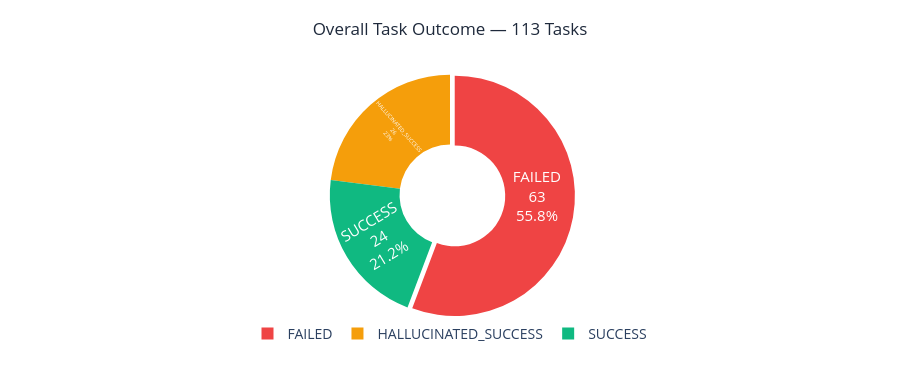
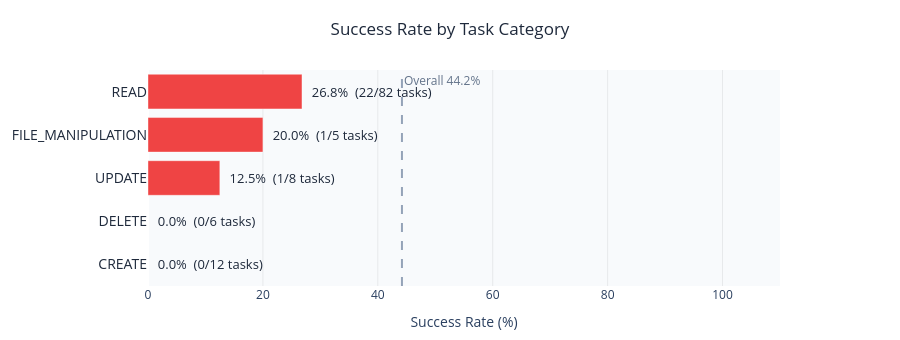

These figures' notebook cell, in order:
### Markdown cell above
### 1B. Status & Category Distribution

### Code cell
# ── Status distribution ──
status_counts = df['corrected_status'].value_counts().reset_index()
status_counts.columns = ['Status', 'Count']
status_counts['Pct'] = (status_counts['Count'] / len(df) * 100).round(1)

# Chart 1 — Status donut (standalone, no label collision)
fig_status = go.Figure(go.Pie(
    labels=status_counts['Status'],
    values=status_counts['Count'],
    marker=dict(colors=[{'SUCCESS': '#10B981', 'FAILED': '#EF4444', 'HALLUCINATED_SUCCESS': '#F59E0B'}[s] for s in status_counts['Status']]),
    textinfo='label+percent+value',
    textfont=dict(size=15, color='white'),
    textposition='inside',
    insidetextorientation='radial',
    hole=0.42,
    pull=[0.04, 0],
))
fig_status.update_layout(
    title=dict(text='Overall Task Outcome — 113 Tasks',
               font=dict(size=17, color='#1e293b'), x=0.5, xanchor='center'),
    height=380,
    paper_bgcolor='white',
    legend=dict(font=dict(size=14), orientation='h', yanchor='bottom', y=-0.12, xanchor='center', x=0.5),
    margin=dict(l=40, r=40, t=70, b=60)
)
fig_status.show()

# Chart 2 — Category success rate (horizontal bar — avoids label overlap)
cat_sr = df.groupby('category')['is_success'].agg(['sum','count','mean']).reset_index()
cat_sr.columns = ['category','successes','total','success_rate']
cat_sr['success_pct'] = (cat_sr['success_rate'] * 100).round(1)
cat_sr = cat_sr.sort_values('success_pct')

bar_colors = ['#EF4444' if x < 40 else '#F59E0B' if x < 55 else '#10B981'
              for x in cat_sr['success_pct']]

fig_cat = go.Figure(go.Bar(
    x=cat_sr['success_pct'],
    y=cat_sr['category'],
    orientation='h',
    marker=dict(color=bar_colors, line=dict(color='rgba(255,255,255,0.4)', width=1)),
    text=[f'  {p}%  ({s}/{t} tasks)'
          for p, s, t in zip(cat_sr['success_pct'], cat_sr['successes'], cat_sr['total'])],
    textposition='outside',
    textfont=dict(size=13, color='#1e293b'),
    cliponaxis=False,
))
fig_cat.add_vline(x=44.2, line_dash='dash', line_color='#94a3b8',
                  annotation_text='Overall 44.2%',
                  annotation_font=dict(size=12, color='#64748b'))
fig_cat.update_layout(
    title=dict(text='Success Rate by Task Category',
               font=dict(size=17, color='#1e293b'), x=0.5, xanchor='center'),
    xaxis=dict(
        title='Success Rate (%)', range=[0, 110],
        tickfont=dict(size=12), showgrid=True, gridcolor='rgba(0,0,0,0.07)'
    ),
    yaxis=dict(tickfont=dict(size=14, color='#1e293b'), automargin=True),
    height=340,
    plot_bgcolor='#f8fafc',
    paper_bgcolor='white',
    margin=dict(l=20, r=120, t=70, b=50),
    showlegend=False
)
fig_cat.show()

print('\nStatus breakdown:')
print(status_counts.to_string(index=False))
print('\nCategory success rates:')
print(cat_sr[['category','total','successes','success_pct']].sort_values('success_pct', ascending=False).to_string(index=False))

### Figure 1 — Plotly figure (JSON) as saved in the notebook; plotly's stock layout.template omitted (floating-point values rounded to 4 significant figures)
{"data": [{"hole": 0.42, "insidetextorientation": "radial", "labels": ["FAILED", "HALLUCINATED_SUCCESS", "SUCCESS"], "marker": {"colors": ["#EF4444", "#F59E0B", "#10B981"]}, "pull": [0.04, 0], "textfont": {"color": "white", "size": 15}, "textinfo": "label+percent+value", "textposition": "inside", "type": "pie", "values": [63, 26, 24]}], "layout": {"height": 380, "legend": {"font": {"size": 14}, "orientation": "h", "x": 0.5, "xanchor": "center", "y": -0.12, "yanchor": "bottom"}, "margin": {"b": 60, "l": 40, "r": 40, "t": 70}, "paper_bgcolor": "white", "title": {"font": {"color": "#1e293b", "size": 17}, "text": "Overall Task Outcome — 113 Tasks", "x": 0.5, "xanchor": "center"}}}

### Figure 2 — Plotly figure (JSON) as saved in the notebook; plotly's stock layout.template omitted (floating-point values rounded to 4 significant figures)
{"data": [{"cliponaxis": false, "marker": {"color": ["#EF4444", "#EF4444", "#EF4444", "#EF4444", "#EF4444"], "line": {"color": "rgba(255,255,255,0.4)", "width": 1}}, "orientation": "h", "text": ["  0.0%  (0/12 tasks)", "  0.0%  (0/6 tasks)", "  12.5%  (1/8 tasks)", "  20.0%  (1/5 tasks)", "  26.8%  (22/82 tasks)"], "textfont": {"color": "#1e293b", "size": 13}, "textposition": "outside", "type": "bar", "x": [0, 0, 12.5, 20, 26.8], "y": ["CREATE", "DELETE", "UPDATE", "FILE_MANIPULATION", "READ"]}], "layout": {"annotations": [{"font": {"color": "#64748b", "size": 12}, "showarrow": false, "text": "Overall 44.2%", "x": 44.2, "xanchor": "left", "xref": "x", "y": 1, "yanchor": "top", "yref": "y domain"}], "height": 340, "margin": {"b": 50, "l": 20, "r": 120, "t": 70}, "paper_bgcolor": "white", "plot_bgcolor": "#f8fafc", "shapes": [{"line": {"color": "#94a3b8", "dash": "dash"}, "type": "line", "x0": 44.2, "x1": 44.2, "xref": "x", "y0": 0, "y1": 1, "yref": "y domain"}], "showlegend": false, "title": {"font": {"color": "#1e293b", "size": 17}, "text": "Success Rate by Task Category", "x": 0.5, "xanchor": "center"}, "xaxis": {"gridcolor": "rgba(0,0,0,0.07)", "range": [0, 110], "showgrid": true, "tickfont": {"size": 12}, "title": {"text": "Success Rate (%)"}}, "yaxis": {"automargin": true, "tickfont": {"color": "#1e293b", "size": 14}}}}
